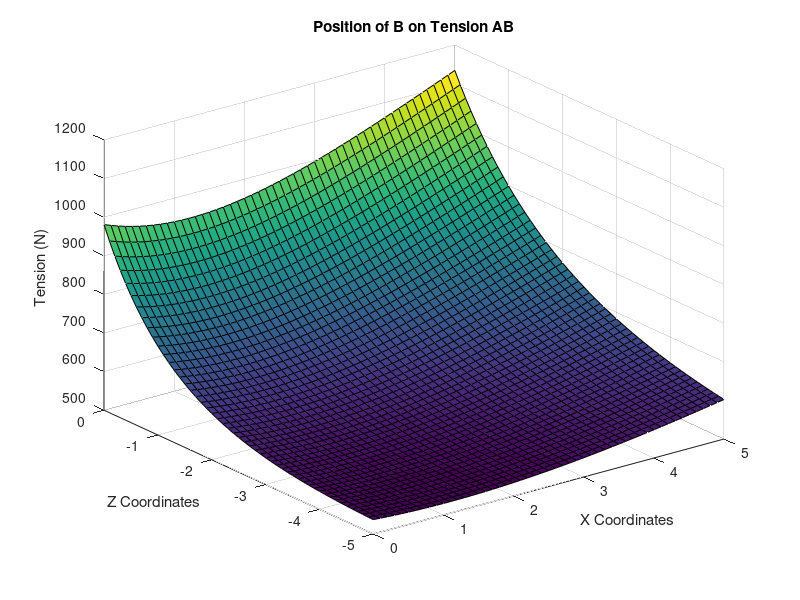
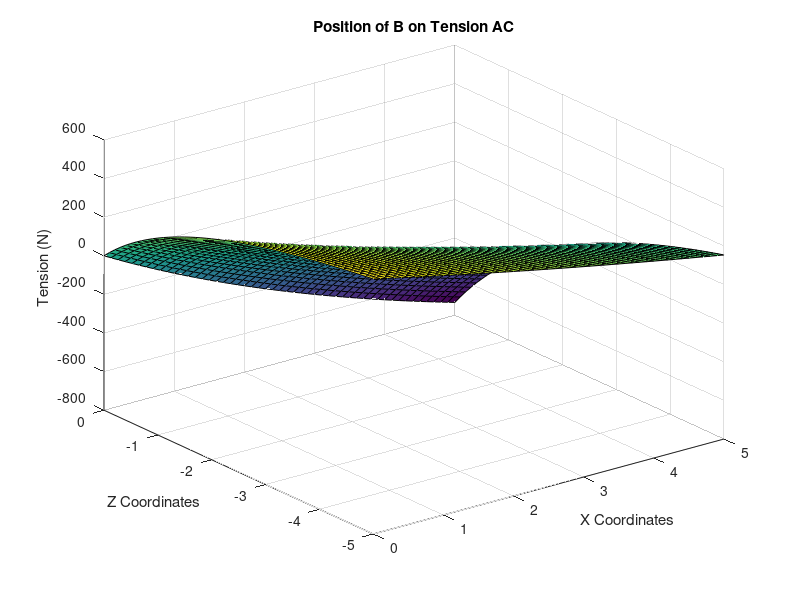
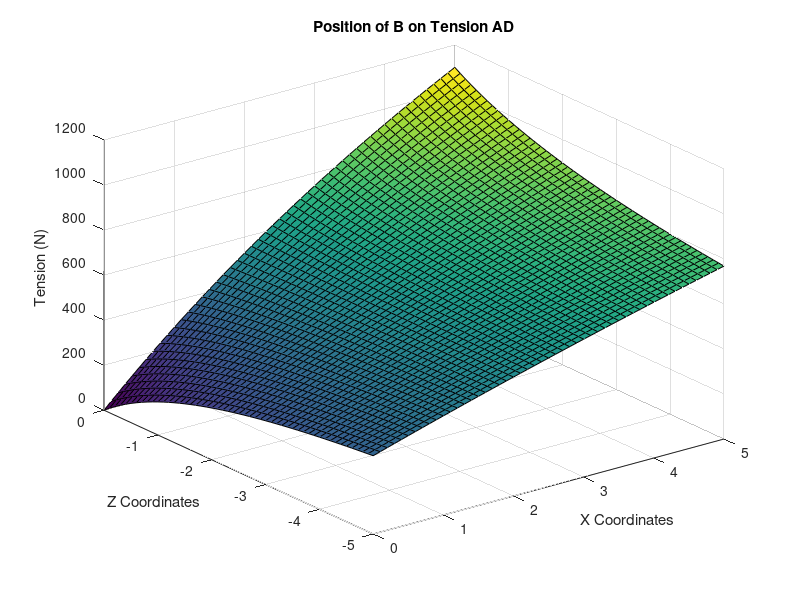

Write the MATLAB code that produced these figures, in order.
% EA 2 Design Project 1 Problem 1
% Michael Hsu
% NetID: mkh3212

% Initialize
x = 0:0.1:5;
z = 0:-0.1:-5;
y = 0;
AC = [-3 4 -2];
AD = [-2 4 3];
eAC = 1/norm(AC) * AC;
eAD = 1/norm(AD) * AD;
tAB = zeros(length(x), length(z));
tAC = zeros(length(x), length(z));
tAD = zeros(length(x), length(z));

% Error checks
if(~isvector(x) || ~isvector(z))
error('Make sure x and z are vectors');
end
if(length(x) ~= length(z))
error('Lengths of x and z vectors have to be the same'); 
end

% Run through x and z vectors, store corresponding tensions in outputs
for ii = 1:length(x)
    for jj = 1:length(z)
        
        AB = [x(ii) y+4 z(jj)];
        eAB = 1/norm(AB) * AB;

        aug = [eAC(1) eAD(1) eAB(1) 0;
               eAC(2) eAD(2) eAB(2) 981;
               eAC(3) eAD(3) eAB(3) 0];
        aug = rref(aug);

        tAC(ii, jj) = aug(1, 4);
        tAD(ii, jj) = aug(2, 4);
        tAB(ii, jj) = aug(3, 4);
    end
end

% Graph x, z, tension here
figure(1);
surf(x,z,tAB);
title('Position of B on Tension AB');
xlabel('X Coordinates');
ylabel('Z Coordinates');
zlabel('Tension (N)');

figure(2);
surf(x,z,tAC);
title('Position of B on Tension AC');
xlabel('X Coordinates');
ylabel('Z Coordinates');
zlabel('Tension (N)');

figure(3);
surf(x,z,tAD);
title('Position of B on Tension AD');
xlabel('X Coordinates');
ylabel('Z Coordinates');
zlabel('Tension (N)');